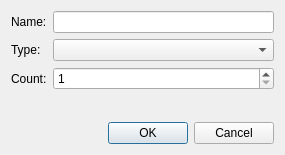
<?xml version="1.0" encoding="UTF-8"?>
<ui version="4.0">
 <class>AddTagDialog</class>
 <widget class="QDialog" name="AddTagDialog">
  <property name="geometry">
   <rect>
    <x>0</x>
    <y>0</y>
    <width>285</width>
    <height>155</height>
   </rect>
  </property>
  <layout class="QFormLayout" name="formLayout">
   <item row="0" column="0">
    <widget class="QLabel" name="label">
     <property name="text">
      <string>Name:</string>
     </property>
    </widget>
   </item>
   <item row="0" column="1">
    <widget class="QLineEdit" name="lineEditName"/>
   </item>
   <item row="1" column="1">
    <widget class="QComboBox" name="comboBoxType"/>
   </item>
   <item row="4" column="1">
    <widget class="QDialogButtonBox" name="buttonBox">
     <property name="orientation">
      <enum>Qt::Horizontal</enum>
     </property>
     <property name="standardButtons">
      <set>QDialogButtonBox::Cancel|QDialogButtonBox::Ok</set>
     </property>
    </widget>
   </item>
   <item row="1" column="0">
    <widget class="QLabel" name="label_2">
     <property name="text">
      <string>Type:</string>
     </property>
    </widget>
   </item>
   <item row="2" column="1">
    <widget class="QSpinBox" name="spinBoxCount">
     <property name="minimum">
      <number>1</number>
     </property>
     <property name="maximum">
      <number>65535</number>
     </property>
    </widget>
   </item>
   <item row="2" column="0">
    <widget class="QLabel" name="label_3">
     <property name="text">
      <string>Count:</string>
     </property>
    </widget>
   </item>
   <item row="3" column="1">
    <spacer name="verticalSpacer">
     <property name="orientation">
      <enum>Qt::Vertical</enum>
     </property>
     <property name="sizeHint" stdset="0">
      <size>
       <width>20</width>
       <height>40</height>
      </size>
     </property>
    </spacer>
   </item>
  </layout>
 </widget>
 <tabstops>
  <tabstop>lineEditName</tabstop>
  <tabstop>comboBoxType</tabstop>
  <tabstop>spinBoxCount</tabstop>
 </tabstops>
 <resources/>
 <connections>
  <connection>
   <sender>buttonBox</sender>
   <signal>accepted()</signal>
   <receiver>AddTagDialog</receiver>
   <slot>accept()</slot>
   <hints>
    <hint type="sourcelabel">
     <x>248</x>
     <y>254</y>
    </hint>
    <hint type="destinationlabel">
     <x>157</x>
     <y>274</y>
    </hint>
   </hints>
  </connection>
  <connection>
   <sender>buttonBox</sender>
   <signal>rejected()</signal>
   <receiver>AddTagDialog</receiver>
   <slot>reject()</slot>
   <hints>
    <hint type="sourcelabel">
     <x>316</x>
     <y>260</y>
    </hint>
    <hint type="destinationlabel">
     <x>286</x>
     <y>274</y>
    </hint>
   </hints>
  </connection>
 </connections>
</ui>
